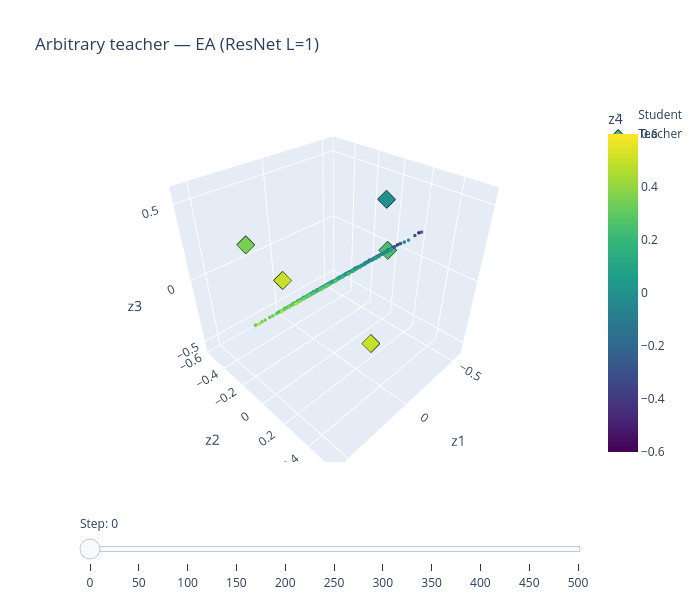

Source (notebook cell):
### Code cell
plot_particles_3d(h_ea_arb, teacher_arb2, "Arbitrary teacher — EA (ResNet L=1)")

### Figure 1 — Plotly figure (JSON) as saved in the notebook; plotly's stock layout.template omitted (floating-point values rounded to 4 significant figures; data arrays with more than 128 entries replaced by an {"elided": "..."} marker saying what was removed)
{"data": [{"marker": {"cmax": 0.6, "cmin": -0.6, "color": {"elided": "500 float values"}, "colorbar": {"title": {"text": "z4"}}, "colorscale": [[0, "#440154"], [0.1111, "#482878"], [0.2222, "#3e4989"], [0.3333, "#31688e"], [0.4444, "#26828e"], [0.5556, "#1f9e89"], [0.6667, "#35b779"], [0.7778, "#6ece58"], [0.8889, "#b5de2b"], [1, "#fde725"]], "size": 2}, "mode": "markers", "name": "Student", "type": "scatter3d", "x": {"elided": "500 float values"}, "y": {"elided": "500 float values"}, "z": {"elided": "500 float values"}}, {"marker": {"cmax": 0.6, "cmin": -0.6, "color": [0.25, 0.5, 0.0, 0.5, 0.35], "colorscale": [[0, "#440154"], [0.1111, "#482878"], [0.2222, "#3e4989"], [0.3333, "#31688e"], [0.4444, "#26828e"], [0.5556, "#1f9e89"], [0.6667, "#35b779"], [0.7778, "#6ece58"], [0.8889, "#b5de2b"], [1, "#fde725"]], "line": {"color": "black", "width": 1}, "size": 6, "symbol": "diamond"}, "mode": "markers", "name": "Teacher", "type": "scatter3d", "x": [-0.5, 0.25, -0.25, 0.0, 0.35], "y": [0.0, 0.5, 0.15, -0.5, -0.35], "z": [0.0, 0.0, 0.5, -0.25, 0.25]}], "layout": {"height": 600, "scene": {"xaxis": {"range": [-0.6, 0.6], "title": {"text": "z1"}}, "yaxis": {"range": [-0.6, 0.6], "title": {"text": "z2"}}, "zaxis": {"range": [-0.6, 0.6], "title": {"text": "z3"}}}, "sliders": [{"active": 0, "currentvalue": {"prefix": "Step: "}, "pad": {"t": 50}, "steps": [{"args": [["0"], {"frame": {"duration": 0, "redraw": true}, "mode": "immediate", "transition": {"duration": 0}}], "label": "0", "method": "animate"}, {"args": [["50"], {"frame": {"duration": 0, "redraw": true}, "mode": "immediate", "transition": {"duration": 0}}], "label": "50", "method": "animate"}, {"args": [["100"], {"frame": {"duration": 0, "redraw": true}, "mode": "immediate", "transition": {"duration": 0}}], "label": "100", "method": "animate"}, {"args": [["150"], {"frame": {"duration": 0, "redraw": true}, "mode": "immediate", "transition": {"duration": 0}}], "label": "150", "method": "animate"}, {"args": [["200"], {"frame": {"duration": 0, "redraw": true}, "mode": "immediate", "transition": {"duration": 0}}], "label": "200", "method": "animate"}, {"args": [["250"], {"frame": {"duration": 0, "redraw": true}, "mode": "immediate", "transition": {"duration": 0}}], "label": "250", "method": "animate"}, {"args": [["300"], {"frame": {"duration": 0, "redraw": true}, "mode": "immediate", "transition": {"duration": 0}}], "label": "300", "method": "animate"}, {"args": [["350"], {"frame": {"duration": 0, "redraw": true}, "mode": "immediate", "transition": {"duration": 0}}], "label": "350", "method": "animate"}, {"args": [["400"], {"frame": {"duration": 0, "redraw": true}, "mode": "immediate", "transition": {"duration": 0}}], "label": "400", "method": "animate"}, {"args": [["450"], {"frame": {"duration": 0, "redraw": true}, "mode": "immediate", "transition": {"duration": 0}}], "label": "450", "method": "animate"}, {"args": [["500"], {"frame": {"duration": 0, "redraw": true}, "mode": "immediate", "transition": {"duration": 0}}], "label": "500", "method": "animate"}]}], "title": {"text": "Arbitrary teacher — EA (ResNet L=1)"}, "width": 700}}
